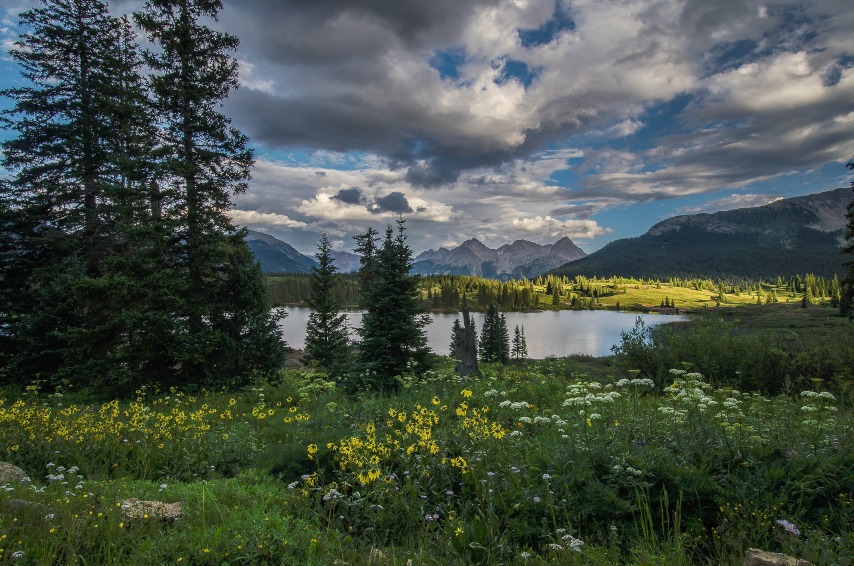
#> input picture Lab2/image.jpg, 2560 x 1696 px (shown at 1/3 size); its folder holds 5 pictures in this run
$ python glue_images.py
#> lines starting #> are read from the running program, lines starting #| are printed output that depends on the picture
#> further down, image is the input picture: shape (1696, 2560, 3); mean B, G, R 72.7, 82, 71.6
import cv2
import numpy as np


def cut_image_to_parts(image, part_prefix='part'):
    # Получаем размеры изображения
#> called with part_prefix = 'nature'
    rows, cols = image.shape[0:2]
#> rows = 1696; cols = 2560

    # Количество частей изображения
    cols_count = 1
    rows_count = 2

    # Вычисление размеров частей изображения
    part_height = rows // rows_count
#> part_height = 848
    part_width = cols // cols_count
#> part_width = 2560

    tiles = []
    for i in range(rows_count):
        for j in range(cols_count):
            # Вычисление координат части изображения
            x_offset = j * part_width
            y_offset = i * part_height
            # Получение части изображения
            part = image[y_offset:y_offset + part_height, x_offset:x_offset + part_width, :]
            # Добавление части в список
            tiles.append(part)
#> after the loop, tiles = 2 items

    # Сохранение
    for i, part in enumerate(tiles):
        cv2.imwrite(f'{part_prefix}_{i+1}.jpg', part)
#> this loop made 2 passes
#> pass 1, in cut_image_to_parts, `cv2.imwrite(f'{part_prefix}_{i+1}.jpg', part)`:
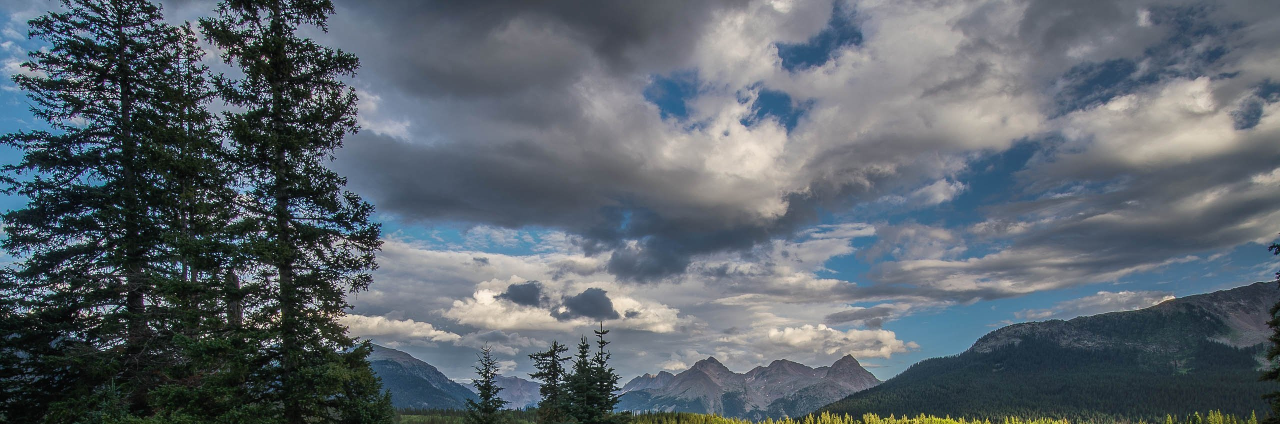
#> saved as nature_1.jpg: shape (848, 2560, 3) (shown at 1/2 size); mean B, G, R 108.3, 100.3, 91
#> pass 2, in cut_image_to_parts, `cv2.imwrite(f'{part_prefix}_{i+1}.jpg', part)`:
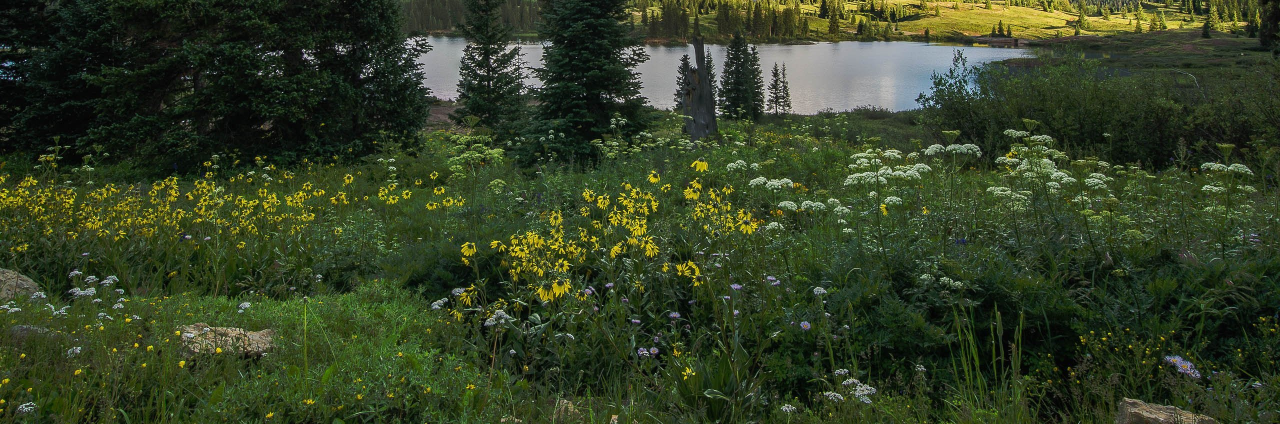
#> saved as nature_2.jpg: shape (848, 2560, 3) (shown at 1/2 size); mean B, G, R 37.1, 63.8, 52.1


def glue_images(part_prefix='part'):
#> called with part_prefix = 'nature'
    top_part = cv2.imread(f'{part_prefix}_1.jpg')
    bottom_part = cv2.imread(f'{part_prefix}_2.jpg')
    template = top_part[:, :, :]
    res = cv2.matchTemplate(bottom_part, template, cv2.TM_CCOEFF)
#> res = [1.38e+09]

    # Определение точки соединения
    min_val, max_val, min_loc, max_loc = cv2.minMaxLoc(res)
#> min_val = 1.38e+09; max_val = 1.38e+09; min_loc = (0, 0); max_loc = (0, 0)
    y_offset = max_loc[1]
#> y_offset = 0

    # Выравнивание и объединение изображений
    bottom_part = bottom_part[y_offset:, :, :]
    image_glued = np.vstack((top_part, bottom_part))

    # Отображение результата
    cv2.imwrite('glued_image.jpg', image_glued)


image = cv2.imread("image.jpg")
cut_image_to_parts(image, part_prefix="nature")
glue_images(part_prefix="nature")
